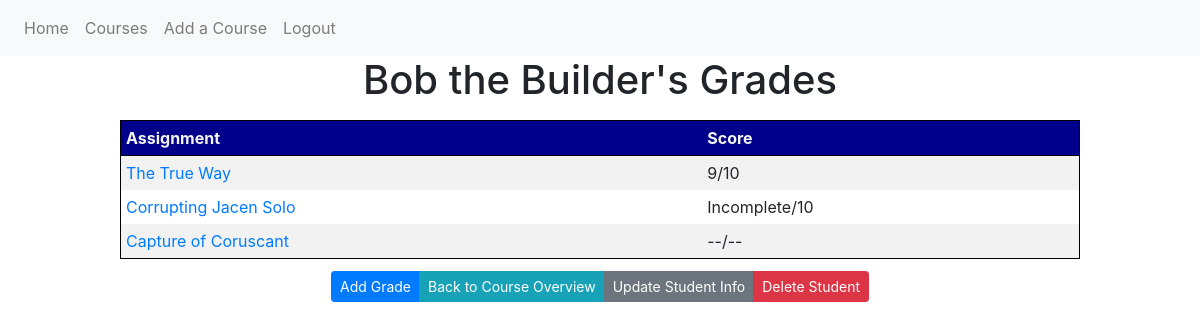
Page /course/4/student/10 (signed in) on the committed database.
### guide_and_teach/models.py (models this page shows, shortened)
class Student(db.Model):
    id = db.Column(db.Integer, primary_key=True)
    user_id = db.Column(db.Integer, db.ForeignKey('user.id'))
    course_id = db.Column(db.Integer, db.ForeignKey('course.id'))
    student_name = db.Column(db.String(50))
    teacher = db.relationship('User', backref="user")
    courses = db.relationship('Course', backref="course")
    grade = db.relationship('Grade', backref="student", lazy=True)

class Grade(db.Model):
    id = db.Column(db.Integer, primary_key=True)
    user_id = db.Column(db.Integer, db.ForeignKey('user.id'))
    student_id = db.Column(db.Integer, db.ForeignKey('student.id'))
    score = db.Column(db.String(15), nullable=False)
    max_score = db.Column(db.String(15), nullable=False)
    assignment = db.Column(db.String(50), nullable=False)

### guide_and_teach/routes.py (the view)
@app.route('/course/<int:course_id>/student/<int:student_id>', methods=['GET', 'POST'])
@login_required
def single_student(student_id, course_id):
    student = Student.query.get_or_404(student_id)
    if student.user != current_user:
        abort(403)
    grades = Grade.query.all()
    return render_template('single_student.html', title="student.student_name", student=student, course_id=course_id, grades=grades)

### guide_and_teach/models.py (called while the page is built)
@login_manager.user_loader
def load_user(user_id):
    return User.query.get(int(user_id))

### guide_and_teach/templates/single_student.html (shortened to what this page needs)
{% extends "layout.html" %}
{% block content %}
        <article>
            <h1>{{ student.student_name }}'s Grades</h1>
            <table class="table-striped">
                <thead>
                    <tr>
                        <td><strong>Assignment</strong></td>
                        <td><strong>Score</strong></td>
                    </tr>
                </thead>
                <tbody>
                    {% for grade in grades %}
                    {% if grade.student == student %}
                    <tr>
                        <td><a href="{{ url_for('single_grade', course_id=course_id, student_id=student.id, grade_id=grade.id) }}"> {{ grade.assignment }}</a></td>
                        <td>{{ grade.score }}/{{ grade.max_score }}</td>
                    </tr>
                    {% endif %}
                    {% endfor %}
                </tbody>
            </table>
            {% if student.user == current_user %}
            <div class="ralph">
            <div class="btn-group btn-group ml-4 mr-4" role="group">
                <a class="btn btn-primary btn-sm mt-1 mb-1" href="{{ url_for('add_grade', course_id=course_id, student_id=student.id) }}">Add Grade</a>
                <a class="btn btn-info btn-sm mt-1 mb-1" href="{{ url_for('single_course', course_id=course_id) }}">Back to Course Overview</a>
                <a class="btn btn-secondary btn-sm mt-1 mb-1" href="{{ url_for('update_student', student_id=student.id, course_id=course_id) }}">Update Student Info</a>
                <button type="button" class="btn btn-danger btn-sm mb-1 mt-1" data-toggle="modal" data-target="#deleteModal">Delete Student</button>
            </div>
            </div>
            {% endif %}
        </article>
{% endblock content %}

### guide_and_teach/static/style.css (style rules this page uses)
article { display: flex; flex-direction: column; }
table { border: 1px solid black; border-radius: 10px; margin-top: .5em; margin-bottom: .5em; margin-left: 10%; margin-right: 10%; }
thead { border: 1px solid black; color: whitesmoke; background-color: darkblue; margin: 5px; padding: 1em; }
td { margin: 2px; padding: 5px; }
h1, h2, h4 { text-align: center; }
.ralph { display: flex; justify-content: center; align-content: center; margin-left: 10%; margin-right: 10%; }

### rows in the picture
Student: student_name "Bob the Builder"
Grade: assignment "The True Way", score "9", max_score "10"
Grade: assignment "Corrupting Jacen Solo", score "Incomplete", max_score "10"
Grade: assignment "Capture of Coruscant", score "--", max_score "--"
